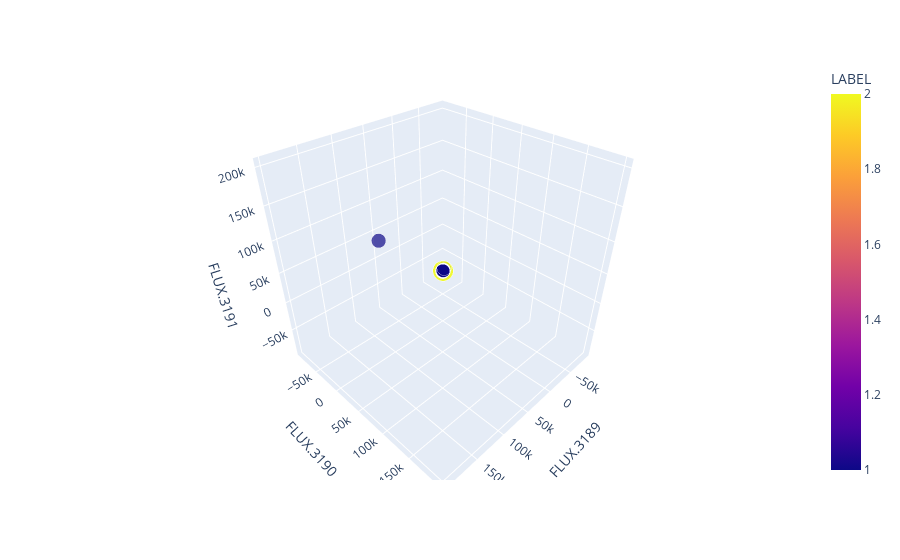

Notebook code cell kept with this figure:
### Code cell
import plotly.express as px
from plotly.offline import init_notebook_mode, iplot
init_notebook_mode(connected=True)

fig = px.scatter_3d(exoTest.sample(500), x='FLUX.3189', y='FLUX.3190', z='FLUX.3191',
              color='LABEL',
              size = 'LABEL',
              #symbol = 'state',
              #opacity=0.7,
              #size_max=13,                    
                   )
fig.show()

### Figure 1 — Plotly figure (JSON) as saved in the notebook; plotly's stock layout.template omitted (floating-point values rounded to 4 significant figures; data arrays with more than 128 entries replaced by an {"elided": "..."} marker saying what was removed)
{"data": [{"hovertemplate": "FLUX.3189=%{x}<br>FLUX.3190=%{y}<br>FLUX.3191=%{z}<br>LABEL=%{marker.color}<extra></extra>", "legendgroup": "", "marker": {"color": {"elided": "500 int values"}, "coloraxis": "coloraxis", "size": {"elided": "500 int values"}, "sizemode": "area", "sizeref": 0.005, "symbol": "circle"}, "mode": "markers", "name": "", "scene": "scene", "showlegend": false, "x": {"elided": "500 float values"}, "y": {"elided": "500 float values"}, "z": {"elided": "500 float values"}, "type": "scatter3d"}], "layout": {"scene": {"domain": {"x": [0, 1], "y": [0, 1]}, "xaxis": {"title": {"text": "FLUX.3189"}, "type": "linear"}, "yaxis": {"title": {"text": "FLUX.3190"}, "type": "linear"}, "zaxis": {"title": {"text": "FLUX.3191"}, "type": "linear"}, "aspectratio": {"x": 0.992, "y": 0.9992, "z": 1.009}, "aspectmode": "auto"}, "coloraxis": {"colorbar": {"title": {"text": "LABEL"}}, "colorscale": [[0, "#0d0887"], [0.1111, "#46039f"], [0.2222, "#7201a8"], [0.3333, "#9c179e"], [0.4444, "#bd3786"], [0.5556, "#d8576b"], [0.6667, "#ed7953"], [0.7778, "#fb9f3a"], [0.8889, "#fdca26"], [1, "#f0f921"]]}, "legend": {"tracegroupgap": 0, "itemsizing": "constant"}, "margin": {"t": 60}, "autosize": true}}
